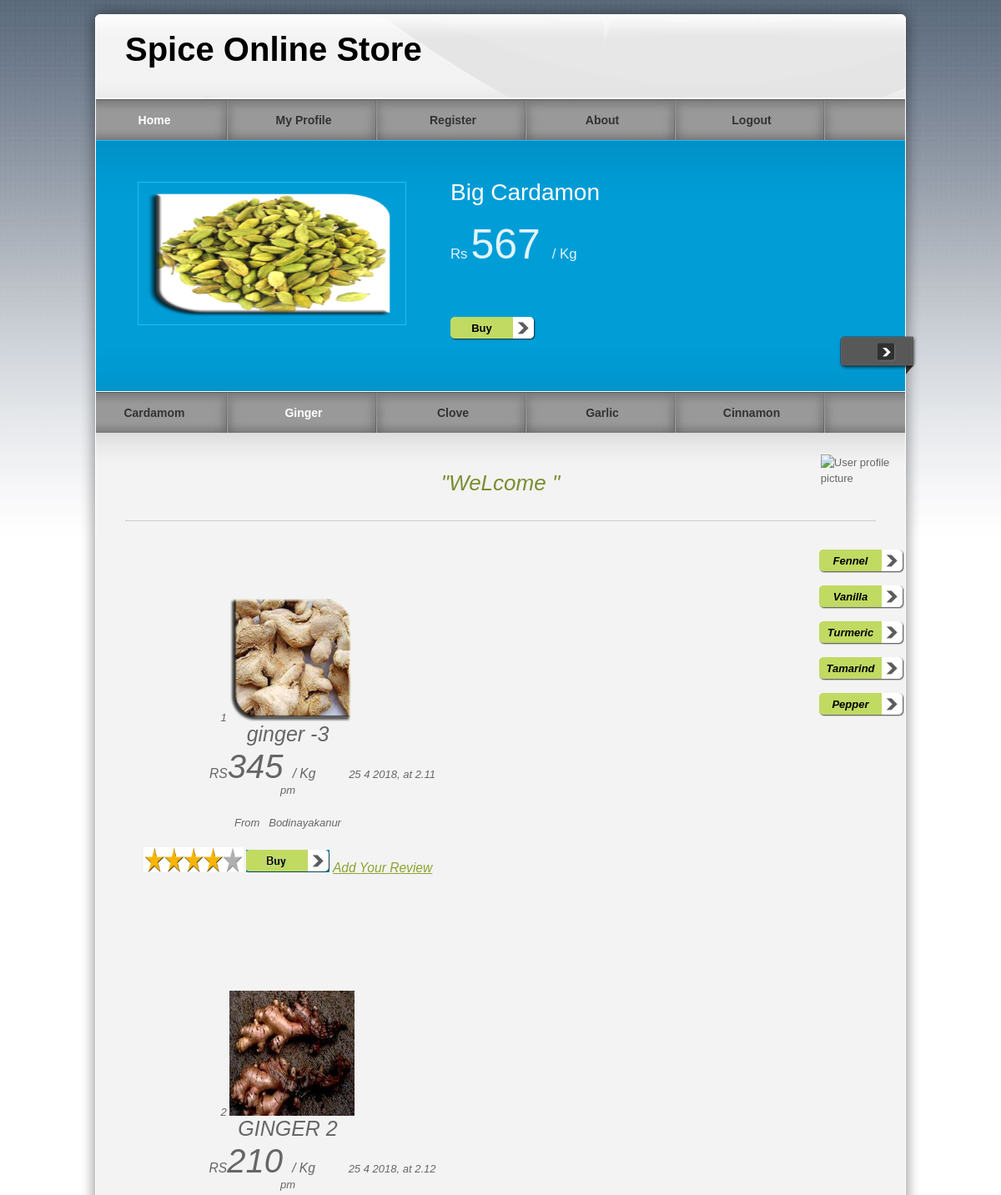
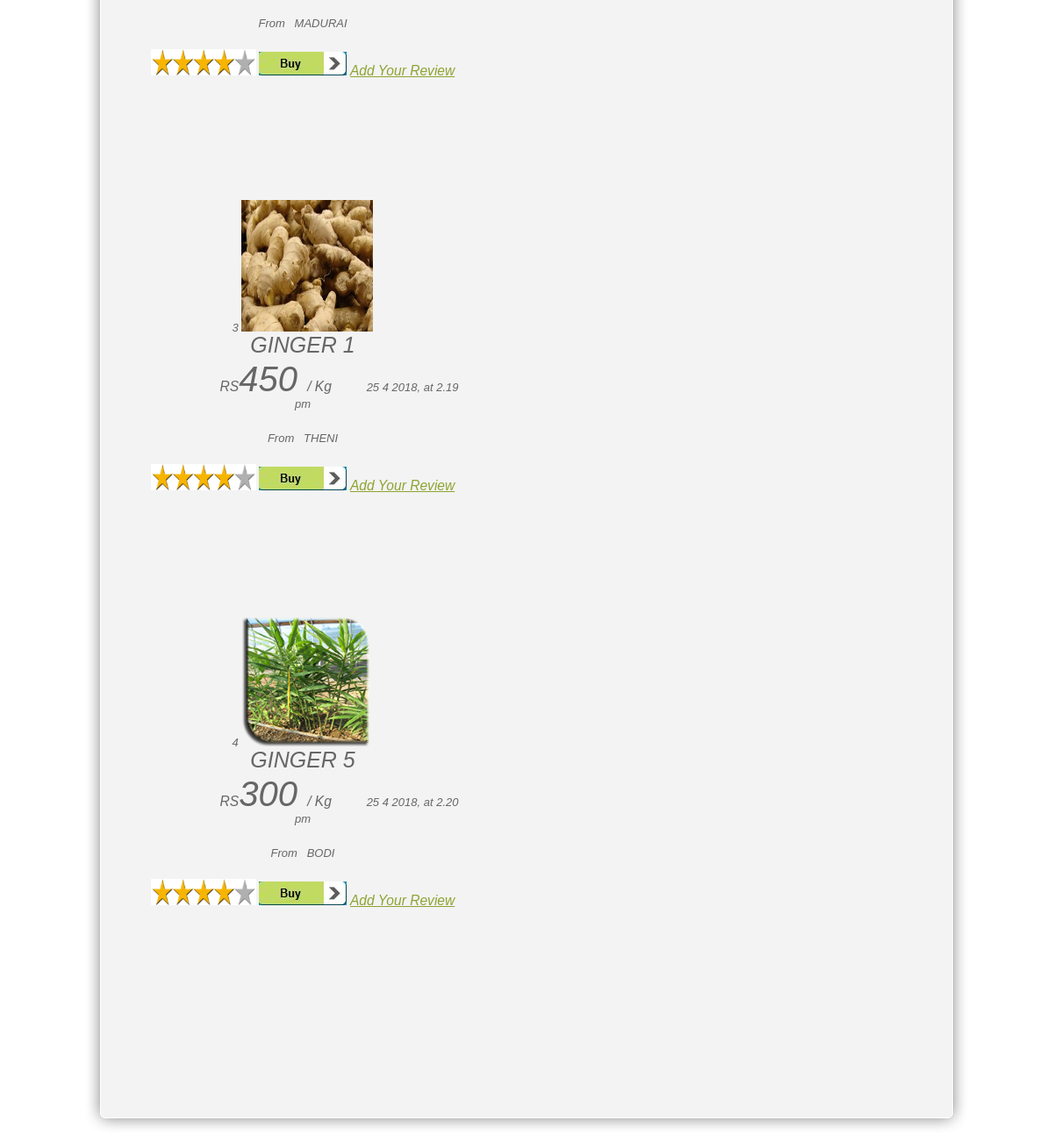
The app's page /pro/ginger.php with its own data (2 pictures, top to bottom).
### tables this page shows
CREATE TABLE IF NOT EXISTS `offer` (
  `number` int(11) NOT NULL,
  `name` varchar(50) NOT NULL,
  `image` text NOT NULL,
  `price` varchar(50) NOT NULL,
  `time` varchar(50) NOT NULL,
  `details` varchar(100) NOT NULL,
  PRIMARY KEY (`number`)
);

CREATE TABLE IF NOT EXISTS `ginger` (
  `number` int(11) NOT NULL AUTO_INCREMENT,
  `name` varchar(50) NOT NULL,
  `price` varchar(50) NOT NULL,
  `image` text NOT NULL,
  `time` varchar(50) NOT NULL,
  `place` varchar(55) NOT NULL,
  PRIMARY KEY (`number`)
);

### pro/ginger.php (the view, shortened to what this page needs)
<?php
$username=$_SESSION['uname'];
?>
<!DOCTYPE html PUBLIC "-//W3C//DTD XHTML 1.0 Transitional//EN" "http://www.w3.org/TR/xhtml1/DTD/xhtml1-transitional.dtd">
<head>
<link href="templatemo_style.css" rel="stylesheet" type="text/css" />
<link href="css/jquery.ennui.contentslider.css" rel="stylesheet" type="text/css" media="screen,projection" />
</head>
<body>
<div id="templatemo_wrapper">
    <div id="templatemo_header">
        <div id="site_title">
            <h1>Spice Online Store</h1>
        </div>
    </div>
  	<div id="templatemo_menu">
        <ul>
            <li><a href="home.php"class="current">Home</a></li>
            <li><a href="profile.php">My Profile</a></li>
            <li><a href="reg.php">Register</a></li>
            <li><a href="partners.html">About</a></li>
            <li><a href="logout.php">Logout</a></li>
        </ul>
    </div>
    <div id="templatemo_banner">
                <div id="one" class="contentslider">
                    <div class="cs_wrapper">
                        <div class="cs_slider">
                            <div class="cs_article">
                            	<div class="slider_content_wrapper">
                            	 <?PHP
$select=mysql_query("select * from offer where number=1 ");
$row=mysql_fetch_array($select);
 ?>
                      				<div class="right">
                                        <h2><?php echo $row['name'];?> </h2><br/>
                                        <p><big>Rs</big> <span style="font-size:50px"><?php echo $row['price'];?></span> <big> / Kg</big></p><br/>
                                        <div class="button"><a href="#">Buy</a></div>
                                    </div>
                                  <div class="left">
                                  <img src="admin/<?php echo $row['image']; ?>" alt="Image 01" />
                                    </div>
                                </div>
                            </div>
                        </div>
                    </div>
                </div>
        </div>
        <div id="templatemo_menu">
        <ul>
            <li><a href="home.php">Cardamom</a></li>
            <li><a href="ginger.php "class="current">Ginger</a></li>
            <li><a href="clove.php">Clove</a></li>
            <li><a href="garlic.php">Garlic</a></li>
            <li><a href="cinnamon.php">Cinnamon</a></li>
            </ul>
    </div>
     <div id="templatemo_main"><span class="main_top"></span>
     <?php
     $sql=mysql_query("select * from signup where username='".$username."' ");
$row=mysql_fetch_array($sql);
?>
          <p class="welcome_text">&quot;WeLcome <?php echo $row['name'];?>&quot;</p>
          <div style="position:absolute; left:88%;  top:1.2%;">
<img class="img-rounded" src="<?php
echo $row['image']; ?>" alt="User profile picture" width="100" height="100" style="inline-box-align:initial"></div>
     	<div class="col_w420 float_l">
                      <blockquote>
 <?PHP
$select=mysql_query("select * from ginger ");
$view=mysql_num_rows($select);
 for($i=0;$i<$view;$i++)
 {
 ?>
 <center>
 <div class="table-responsive">
 <tr>
     <td align="center"><?php echo mysql_result($select,$i,"number");?></td>
        <td align="center">
        <img src="admin/<?php echo mysql_result($select,$i,"image");?>" width="150" height="150" /></td>
        <br/>
 <td align="center"><span style="font-size:25px"><?php echo mysql_result($select,$i,"name");?></span></td></div><br/>
    <td align="center"><big>RS</big><span style="font-size:40px"><?php echo mysql_result($select,$i,"price");?></span><big> / Kg</big></td>
    &nbsp;&nbsp;&nbsp;&nbsp;&nbsp;&nbsp;&nbsp;&nbsp;&nbsp;&nbsp;<td align="center"><?php echo mysql_result($select,$i,"time");?></td><br/><br/>
    <td align="center">From&nbsp;&nbsp;&nbsp;<?php echo mysql_result($select,$i,"place");?></td><br/><br/>
                                                                                  <img src="images/0004.png" width="120" height="30"/>
    <td align="center"><a href="viewginger.php?edit=<?php echo mysql_result($select,$i,"number");?>"><img src="images/img.JPG" /></a>
      <td align="center"><a href="reviewginger.php?edit=<?php echo mysql_result($select,$i,"number");?>"><big>Add Your Review</big></a>
    </td>
  </tr><br/>
  <br/><br/>
  <br/><br/>
  <br/><br/>
<br/></center>
  <?PHP
  }
  ?>
          <div style="position: absolute; left: 887px; top: 125px;">
<div class="button"><a href="fennel.php">Fennel</a></div>
                                                                <div class="button"><a href="vanilla.php">Vanilla</a></div>
                                                                <div class="button"><a href="turmeric.php">Turmeric</a></div>
                                                                <div class="button"><a href="tamarind.php">Tamarind</a></div>
                                                                <div class="button"><a href="pepper.php">Pepper</a></div></div>
                  <br/>
                      </blockquote>
       </div>
    </div>
    <div id="templatemo_main_bottom"></div>
    <div id="templatemo_footer">
    </div>
</div>
</body>
</html>

### pro/templatemo_style.css (style rules this page uses)
body { margin: 0px; padding: 0px; color: #666; font-family: Helevetica,Arial,sans-serif; font-size: 13px; line-height:1.5em; background-color: #fff; background-attachment:fixed; background-image: url(images/templatemo_body.jpg); background-repeat: repeat-x; }
a, a:link, a:visited { color: #8da332; }
p { margin: 0px; padding: 0 0 10px 0; }
img { border: none; }
h1 { font-size: 40px; font-weight: bold; margin: 0 0 30px 0; padding: 5px 0; color: #000; }
h2 { font-size: 28px; font-weight: normal; line-height: 28px; margin: 0 0 30px 0; padding: 0; color: #000; }
.float_l { float: left; }
blockquote { font-style: italic; margin-left: 10px; }
.button a { clear: both; display: block; width: 75px; height: 24px; padding: 4px 27px 0 0; margin-top: 15px; background: url(images/templatemo_button.png) no-repeat; color: #000; font-weight: bold; text-align: center; text-decoration: none; }
#templatemo_wrapper { width: 1010px; margin: 0 auto; }
#templatemo_header { width: 900px; height: 68px; padding: 50px 55px 0; background: url(images/templatemo_header.png) no-repeat; }
#templatemo_header #site_title { float: left; width: 500px; padding: 0; }
#templatemo_header #site_title h1 { margin: 0; padding: 0; }
#templatemo_menu { width: 970px; height: 50px; padding: 0 20px; background: url(images/templatemo_menu.png) repeat-x; }
#templatemo_menu ul { margin: 0; padding: 0; list-style: none; }
#templatemo_menu ul li { padding: 0px; margin: 0px; display: inline; }
#templatemo_menu ul li a { float: left; display: block; width: 140px; height: 33px; padding: 17px 34px 0 0; margin: 0 5px 0 0 ; font-size: 14px; text-align: center; text-decoration: none; color: #333; font-weight: bold; outline: none; border: none; background: url(images/templatemo_menu_divider.png) right no-repeat; }
#templatemo_menu ul li a:hover, #templatemo_menu ul li .current { color: #fff; }
#templatemo_banner { clear: both; position: relative; width: 970px; height: 201px; padding: 50px 20px; background: url(images/templatemo_slider.png) no-repeat; }
#templatemo_main { position: relative; width: 900px; padding: 45px 55px; background: url(images/templatemo_content.png) repeat-y; }
#templatemo_main .main_top { position: absolute; top: 0; left: 20px; width: 970px; height: 45px; background: url(images/templatemo_content_top.png) no-repeat; }
#templatemo_main_bottom { width: 1010px; height: 40px; background: url(images/templatemo_content_bottom.png) no-repeat; }
.col_w420 { width: 420px; }
.welcome_text { font-size: 26px; color: #7a8d31; font-style: italic; text-align: center; margin-bottom: 60px; padding-bottom: 30px; line-height: 30px; border-bottom: 1px solid #CCC; }
#templatemo_footer { width: 910px; padding: 0 30px 10px; text-align: center; color: #666; }

### records on screen
offer: name "Big Cardamon", price "567", image (picture)
ginger: number "1", image (picture), name "ginger -3", price "345", time "25 4 2018, at 2.11 pm", place "Bodinayakanur"
ginger: number "2", image (picture), name "GINGER 2", price "210", time "25 4 2018, at 2.12 pm", place "MADURAI"
ginger: number "3", image (picture), name "GINGER 1", price "450", time "25 4 2018, at 2.19 pm", place "THENI"
ginger: number "4", image (picture), name "GINGER 5", price "300", time "25 4 2018, at 2.20 pm", place "BODI"
